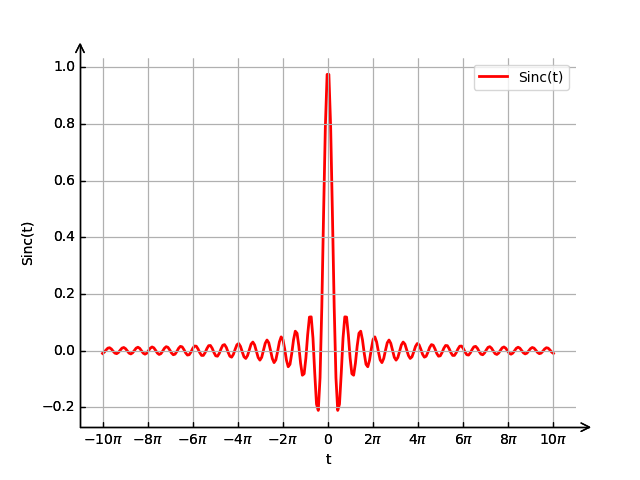

Write Python code to recreate this figure.
# -*- coding: utf-8 -*-
import matplotlib.pyplot as plt
import numpy as np
import mpl_toolkits.axisartist as axisartist


#创建画布，可以删减，只是为了得到坐标轴的箭头
fig = plt.figure()
#使用axisartist.Subplot方法创建一个绘图区对象ax
ax = axisartist.Subplot(fig, 111)
#将绘图区对象添加到画布中
fig.add_axes(ax)
#通过set_axisline_style方法设置绘图区的底部及左侧坐标轴样式
#"-|>"代表实心箭头："->"代表空心箭头
ax.axis["bottom"].set_axisline_style("->", size = 1.5)
ax.axis["left"].set_axisline_style("->", size = 1.5)
#通过set_visible方法设置绘图区的顶部及右侧坐标轴隐藏
ax.axis["top"].set_visible(False)
ax.axis["right"].set_visible(False)

t = np.linspace(-np.pi*10, np.pi*10, 256, endpoint=True)
f = np.sinc(t)                          #sinc函数
p2,=plt.plot(t,f,color='red',linewidth=2)
plt.xticks([-np.pi*10,-np.pi*8, -np.pi*6,-np.pi*4,-np.pi*2, 0,np.pi*10,np.pi*8, np.pi*6,np.pi*4,np.pi*2],
           [r'$-10\pi$', r'$-8\pi$',r'$-6\pi$',r'$-4\pi$',r'$-2\pi$', r'$0$', r'$10\pi$', r'$8\pi$',r'$6\pi$',r'$4\pi$',r'$2\pi$'])
plt.xlabel('t')
plt.ylabel('Sinc(t)')
plt.legend(handles=[p2], labels=['Sinc(t)'],  loc='best')
plt.grid(True)
plt.savefig("第二题.png")
plt.show()